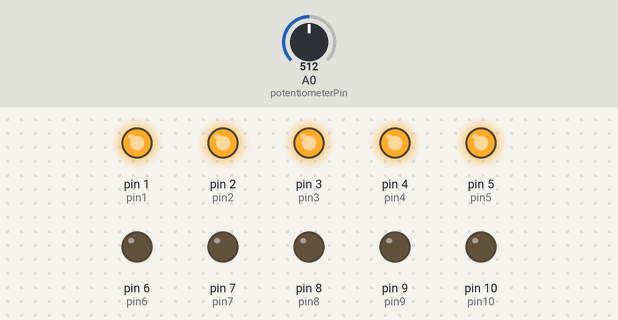
Recording of a sketch running on a simulated Arduino Uno, built with avr-gcc and run on an emulated ATmega328P. On the bench: output pins drawn as LEDs (lit = HIGH). The inputs (shaded band) are chosen by the test bench; at power-on: A0 (potentiometerPin) = 512.

Above: at 1.2 s.
1.3 s: A0 (potentiometerPin) set to 542
2.8 s: A0 (potentiometerPin) set to 575
At 3.7 s:
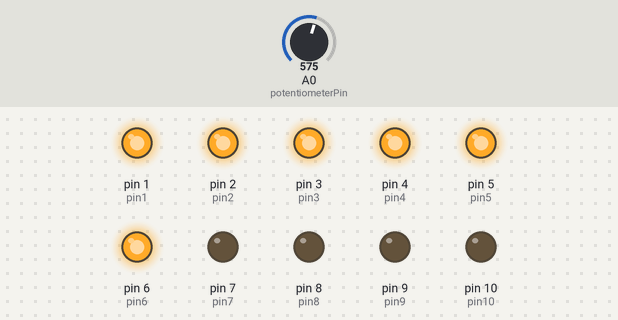
4.3 s: A0 (potentiometerPin) set to 716
At 5.1 s:
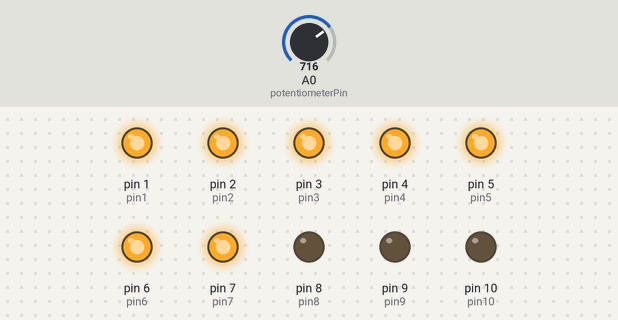
5.8 s: A0 (potentiometerPin) set to 734
7.3 s: A0 (potentiometerPin) set to 761
At 8.1 s:
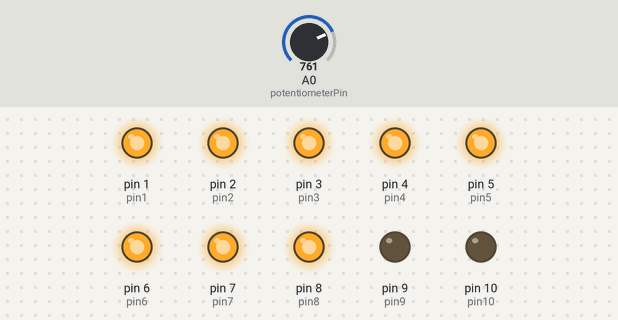
8.8 s: A0 (potentiometerPin) set to 511
At 10.2 s:
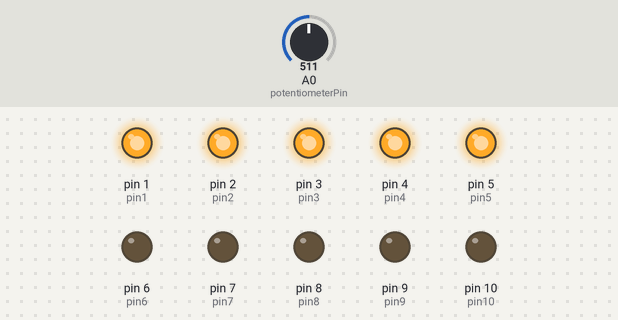
Timing chart, 0 to 11.3 s (numbered marks = the images above; inputs shaded):
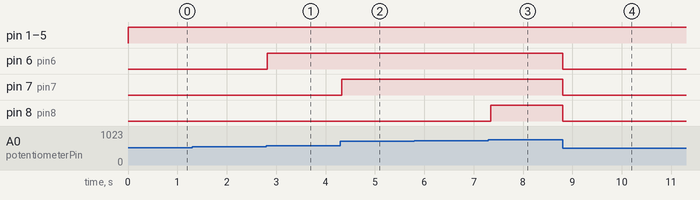

Measured:
- the behaviour switches between 557 and 558 on A0 (potentiometerPin) (found by bisection; images 0 and 1)
- the behaviour switches between 743 and 744 on A0 (potentiometerPin) (found by bisection; images 2 and 3)
- after the input at 1.3 s, every drawn part: stays the same
- after the input at 2.8 s, pin 6 (pin6): LOW → HIGH at once
- after the input at 4.3 s, pin 7 (pin7): LOW → HIGH at once
- after the input at 5.8 s, every drawn part: stays the same
- after the input at 7.3 s, pin 8 (pin8): LOW → HIGH after 0.05 s
- after the input at 8.8 s, pin 6 (pin6), pin 7 (pin7), pin 8 (pin8): HIGH → LOW at once

The sketch:

LED_bar_graph_display.ino
```cpp
int pin1 = 1;
int pin2 = 2;
int pin3 = 3;
int pin4 = 4;
int pin5 = 5;
int pin6 = 6;
int pin7 = 7;
int pin8 = 8;
int pin9 = 9;
int pin10 = 10;           //definition digital 10 pins as pin to control the LED

int potentiometerPin = A0; // potentiometer connected to analog pin A0

void setup()
{
  pinMode(pin1,OUTPUT);    //Set the digital 1 port mode, OUTPUT: Output mode
  pinMode(pin2,OUTPUT);    //Set the digital 2 port mode, OUTPUT: Output mode
  pinMode(pin3,OUTPUT);    //Set the digital 3 port mode, OUTPUT: Output mode
  pinMode(pin4,OUTPUT);    //Set the digital 4 port mode, OUTPUT: Output mode
  pinMode(pin5,OUTPUT);    //Set the digital 5 port mode, OUTPUT: Output mode
  pinMode(pin6,OUTPUT);    //Set the digital 6 port mode, OUTPUT: Output mode
  pinMode(pin7,OUTPUT);    //Set the digital 7 port mode, OUTPUT: Output mode
  pinMode(pin8,OUTPUT);    //Set the digital 8 port mode, OUTPUT: Output mode
  pinMode(pin9,OUTPUT);    //Set the digital 9 port mode, OUTPUT: Output mode
  pinMode(pin10,OUTPUT);   //Set the digital 10 port mode, OUTPUT: Output mode
}

void loop()
{
   float a = analogRead(potentiometerPin);//Read the voltage photoresistance
   a = map(a,0,1023,0,11);    //Photoresistor voltage value converted from 0-1023 to 0-11
   for(int i=1;i<=a;i++){
      digitalWrite(i,HIGH);    //HIGH is set to about 5V PIN8
   }
   for(int j=10;j>a;j--){
      digitalWrite(j,LOW);   //HIGH is set to about 5V PIN8
   }
   delay(50);                 //delay 50ms
}
```
